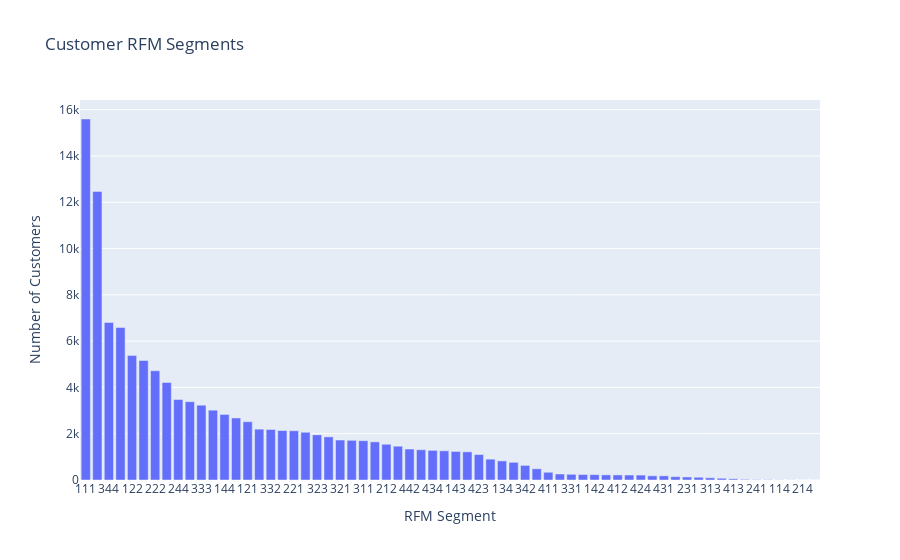

Here is the notebook cell this chart was saved with:
### Code cell
data_plot = [go.Bar(x=grouped_by_rfmscore['RFMScore'], y=grouped_by_rfmscore['count'])]

layout = go.Layout(
    title=go.layout.Title(
        text='Customer RFM Segments'
    ),
    xaxis=go.layout.XAxis(
        title=go.layout.xaxis.Title(
            text='RFM Segment'
        )
    ),
    yaxis=go.layout.YAxis(
        title=go.layout.yaxis.Title(
            text='Number of Customers'
        )
    )
)

fig = go.Figure(data=data_plot, layout=layout)
iplot(fig, filename='rfm_Segments')

### Figure 1 — Plotly figure (JSON) as saved in the notebook; plotly's stock layout.template omitted (floating-point values rounded to 4 significant figures)
{"data": [{"type": "bar", "x": ["111", "444", "344", "443", "122", "211", "222", "322", "244", "343", "333", "112", "144", "433", "121", "233", "332", "123", "221", "223", "323", "133", "321", "432", "311", "422", "212", "243", "442", "232", "434", "334", "143", "132", "423", "234", "134", "312", "342", "421", "411", "242", "331", "113", "142", "324", "412", "224", "424", "124", "431", "131", "231", "213", "313", "441", "413", "341", "241", "141", "114", "414", "214", "314"], "y": [15597, 12467, 6806, 6587, 5376, 5163, 4719, 4214, 3477, 3383, 3232, 3016, 2833, 2680, 2518, 2197, 2182, 2136, 2128, 2062, 1952, 1863, 1727, 1715, 1699, 1647, 1544, 1460, 1338, 1307, 1281, 1261, 1234, 1217, 1100, 901, 825, 764, 631, 485, 334, 259, 246, 235, 232, 221, 219, 215, 213, 181, 180, 144, 130, 118, 95, 75, 52, 28, 13, 12, 7, 5, 3, 2]}], "layout": {"title": {"text": "Customer RFM Segments"}, "xaxis": {"title": {"text": "RFM Segment"}}, "yaxis": {"title": {"text": "Number of Customers"}}}}
